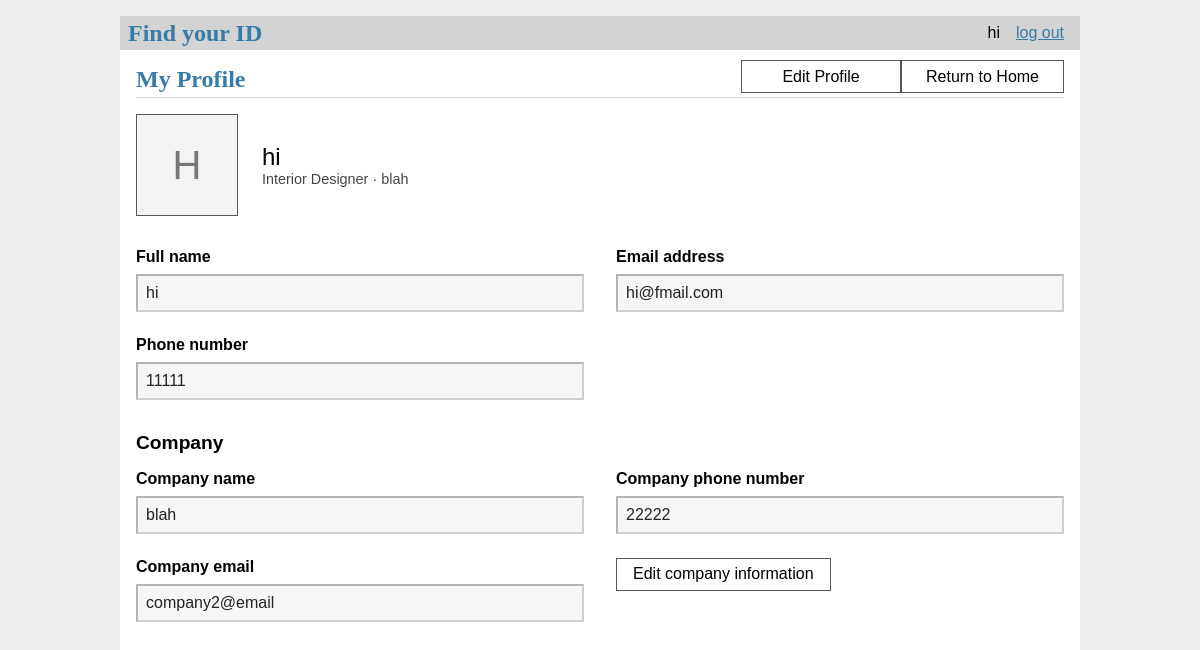
The app's page /profile (signed in), older data.
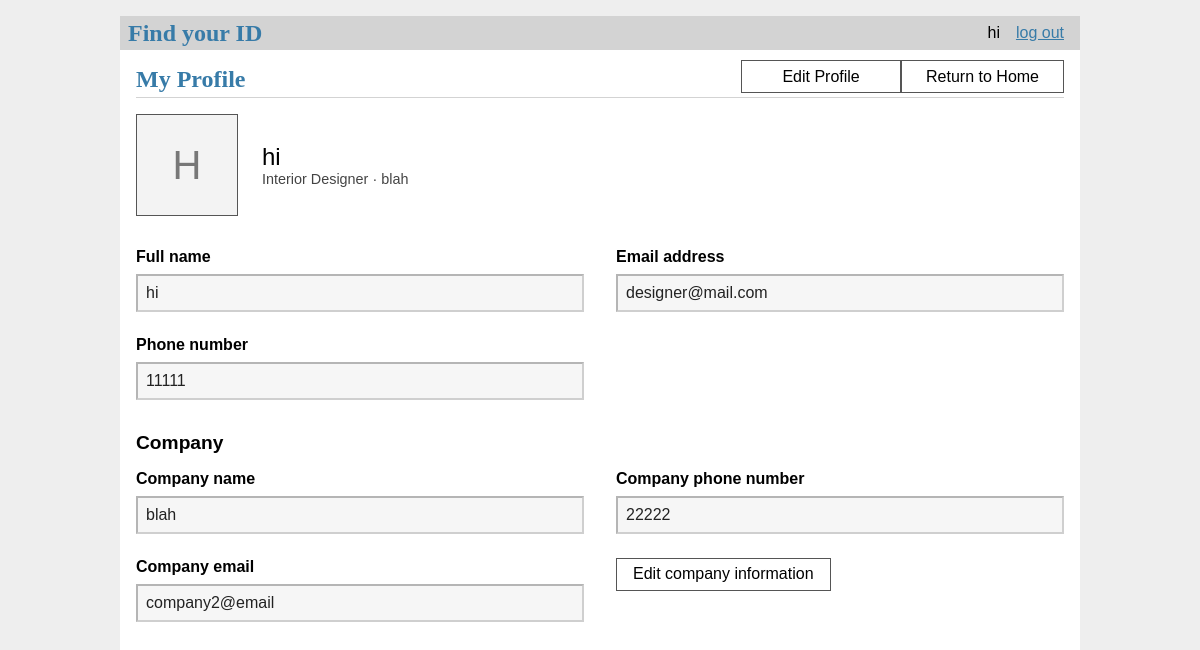
The same page, newer data.
### tables this page shows
CREATE TABLE user(
    id integer primary key autoincrement,
    name text not null,
    password text not null,
    email text unique not null,
    phone text not null,                       -- text keeps leading zeros / +65
    Usertype text not null
        check (Usertype in ('designer', 'customer', 'manager')),
    created timestamp not null default current_timestamp
);

CREATE TABLE company(
    companyID integer primary key autoincrement,
    companyName text not null,
    companyLine text unique not null,
    companyEmail text
);

### idfinder/boundaries/designer.py (the view)
    @bp.route('/profile')
    @login_required
    @designer_required
    def profile():
        return render_template('designer/profile.html', editing=False, form={},
                        profile=designer_boundary.controller().get_profile(g.user['id']))

### idfinder/boundaries/auth.py (called while the page is built)
    @bp.before_app_request
    def load_logged_in_user():
        user_id = session.get('user_id')
        if user_id is None:
            g.user = None
        else:
            g.user = auth_control.get_user(user_id)  # g.user lasts for the length of the request

### idfinder/boundaries/designer.py (called while the page is built)
    def login_required(view):
        @functools.wraps(view)
        def wrapped_view(**kwargs):
            if g.user is None:
                return redirect(url_for('auth.login'))
            return view(**kwargs)
        return wrapped_view

    def designer_required(view):
        @functools.wraps(view)
        def wrapped_view(**kwargs):
            if g.user['Usertype'] != 'designer':
                abort(403)
            return view(**kwargs)
        return wrapped_view

    def controller():
        return PortfolioController(current_app.config['UPLOAD_FOLDER'])

### idfinder/controller/auth_controller.py (called while the page is built)
    @staticmethod
    def get_user(user_id):
        return Users.get_info(user_id)

### idfinder/controller/portfolio_controller.py (called while the page is built)
    def get_profile(self, designer_id):
        profile = designers.get_profile(designer_id)
        if profile is None:
            raise NotFoundError("Designer profile not found.")
        return profile

### idfinder/db.py (called while the page is built)
def get_db(): #called when app has been created and is handling a request
    if 'db' not in g:
        g.db = sqlite3.connect( #establishes connection to the file pointed by DATABASE in create_app in __init__.py
            current_app.config['DATABASE'],
            detect_types=sqlite3.PARSE_DECLTYPES
        )
        g.db.row_factory = sqlite3.Row #tells the connection to return rows that behave like dicts --> columns can be accessed by name
    return g.db

### idfinder/entities/user.py (called while the page is built)
    @staticmethod
    def get_info(id):
        return get_db().execute('SELECT * FROM user WHERE id = ?', (id,)).fetchone()

    @staticmethod
    def get_profile(id):
        return get_db().execute(
            'SELECT u.id, u.name, u.email, u.phone, u.created,'
            ' c.companyName, c.companyLine, c.companyEmail'
            ' FROM user u JOIN designer d ON d.userID = u.id'
            ' LEFT JOIN company c ON c.companyID = d.companyID'
            ' WHERE u.id = ?', (id,)).fetchone()

### idfinder/templates/designer/profile.html (shortened to what this page needs)
{% extends 'base.html' %}
{% block header %}
  <h1>{% block title %}My Profile{% endblock %}</h1>
  {% if not editing and not editing_company %}
    <a class="action profile-button" href="{{ url_for('designer.edit_profile') }}">Edit Profile</a>
    <a class="action profile-button" href="{{ url_for('home.index') }}">Return to Home</a>
  {% endif %}
{% endblock %}
{% block content %}
  {% set v_name = form.get('name', profile['name']) %}
  {% set v_email = form.get('email', profile['email']) %}
  {% set v_phone = form.get('phone', profile['phone']) %}
  <div class="profile-summary">
    <div class="profile-avatar" aria-hidden="true">{{ (profile['name'] or '?')[:1]|upper }}</div>
    <div>
      <div class="profile-name">{{ profile['name'] }}</div>
      <div class="profile-role">Interior Designer{% if profile['companyName'] %} &middot; {{ profile['companyName'] }}{% endif %}</div>
    </div>
  </div>
  <form method="post">
    <fieldset class="profile-fieldset" {{ '' if editing else 'disabled' }}>
      <div class="profile-fields">
        <div class="profile-field">
          <label for="name">Full name</label>
          <input name="name" id="name" value="{{ v_name }}" required>
        </div>
        <div class="profile-field">
          <label for="email">Email address</label>
          <input type="email" name="email" id="email" value="{{ v_email }}" required>
        </div>
        <div class="profile-field">
          <label for="phone">Phone number</label>
          <input name="phone" id="phone" value="{{ v_phone }}" required>
        </div>
      </div>
    </fieldset>
  </form>
  <h2 class="profile-section-title">Company</h2>
  <form method="post"
    action="{{ url_for('designer.edit_company_profile') }}" method="post">
    <fieldset class="profile-fieldset"
        {% if not editing_company %}disabled{% endif %}>
        <div class="profile-fields company-fields">
          <div class="profile-field">
            <label for="companyName">Company name</label>
            <input id="companyName"
               name="companyName"
               value="{{ form.get('companyName', profile['companyName'] or '') }}"
               required>
          </div>
          <div class="profile-field">
            <label for="companyLine">Company phone number</label>
            <input type="tel"
               id="companyLine"
               name="companyLine"
               value="{{ form.get('companyLine', profile['companyLine'] or '') }}"
               required>
            </div>
          <div class="profile-field">
            <label for="companyEmail">Company email</label>
            <input type="email"
               id="companyEmail"
               name="companyEmail"
               value="{{ form.get('companyEmail', profile['companyEmail'] or '') }}"
               required>
          </div>
          {% if not editing and not editing_company %}
            <div class="company-edit-action">
              <a class="profile-button" href="{{ url_for('designer.edit_company_profile') }}">Edit company information</a>
            </div>
          {% endif %}
        </div>
    </fieldset>
  </form>
{% endblock %}

### idfinder/templates/base.html (shortened to what this page needs)
<!DOCTYPE html>
<link rel="stylesheet" href="{{url_for('static', filename='style.css')}}">
<nav>
    <h1>Find your ID</h1>
    <ul>
        {% if g.user %}
            <li><span>{{g.user['name']}}</span></li>
            <li><a href="{{url_for('auth.log_out_user')}}">log out</a></li>
        {% else %}
            <li><a href="{{url_for('auth.register')}}">register</a></li>
            <li><a href="{{url_for('auth.login')}}">log in</a></li>
        {% endif %}
    </ul>
</nav>
<section class="content">
    <header>
        {% block header %}{% endblock %}
    </header>
    {% block content %}{% endblock %}
</section>

### idfinder/static/style.css (style rules this page uses)
h1 { font-family: serif; color: #377ba8; margin: 1rem 0; }
a { color: #377ba8; }
nav { background: lightgray; display: flex; align-items: center; padding: 0 0.5rem; }
nav h1 { flex: auto; margin: 0; }
nav ul { display: flex; list-style: none; margin: 0; padding: 0; }
nav ul li a, nav ul li span, header .action { display: block; padding: 0.5rem; }
.content { padding: 0 1rem 1rem; }
.content > header { border-bottom: 1px solid lightgray; display: flex; align-items: flex-end; }
.content > header h1 { flex: auto; margin: 1rem 0 0.25rem 0; }
.content:last-child { margin-bottom: 0; }
.content form { margin: 1em 0; display: flex; flex-direction: column; }
.content label { font-weight: bold; margin-bottom: 0.5em; }
.content input, .content textarea { margin-bottom: 1em; }
.profile-button { display: inline-block; box-sizing: border-box; min-width: 10em; padding: 0.4rem 1rem; border: 1px solid #555; background: white; color: inherit; font: inherit; text-align: center; text-decoration: none; cursor: pointer; }
header .action.profile-button { padding: 0.4rem 1.5rem; margin-bottom: 0.25rem; }
.profile-summary { display: flex; align-items: center; gap: 1.5rem; margin: 1rem 0 2rem; }
.profile-avatar { display: grid; place-items: center; width: 100px; height: 100px; border: 1px solid #555; background: #f3f3f3; color: #777; font-size: 2.5rem; }
.profile-name { font-size: 1.5rem; }
.profile-role { color: #444; font-size: 0.9rem; }
.profile-fieldset { border: 0; padding: 0; margin: 0; min-width: 0; }
.profile-fields { display: grid; grid-template-columns: 1fr 1fr; gap: 1.5rem 2rem; }
.profile-field { display: flex; flex-direction: column; }
.content .profile-field input, .content .profile-field select { width: 100%; box-sizing: border-box; padding: 0.5rem; margin-bottom: 0; font: inherit; }
.profile-fieldset:disabled input, .profile-fieldset:disabled select { background: #f6f6f6; color: #222; opacity: 1; }
.profile-section-title { margin: 2rem 0 1rem; font-size: 1.2rem; }

Row changes from the older to the newer data that the page shows:
changed user "hi": email "hi@fmail.com" → "designer@mail.com"
